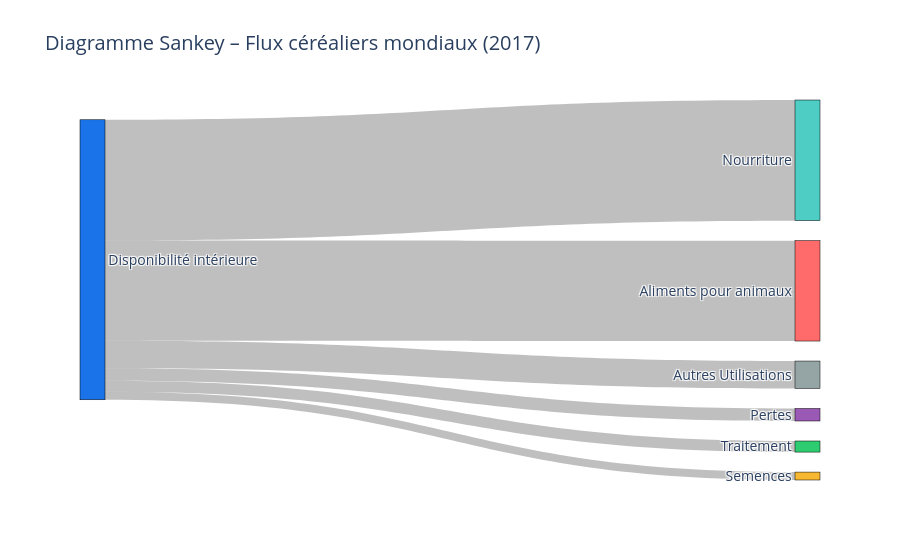

The cell this chart's notebook holds for it:
### Code cell
import plotly.graph_objects as go

# Liste des usages
colonnes_flux = [
    'Nourriture',
    'Aliments pour animaux',
    'Semences',
    'Pertes',
    'Traitement',
    'Autres Utilisations'
]

# Colonnes existantes
colonnes_flux_existantes = [col for col in colonnes_flux if col in dispo_cereales.columns]

# Totaux par usage
flux_totaux = dispo_cereales[colonnes_flux_existantes].sum()

# Total céréales
total_cereales = flux_totaux.sum()

# Pourcentages
flux_pct = (flux_totaux / total_cereales) * 100

# Nœuds
noeuds = ["Disponibilité intérieure"] + colonnes_flux_existantes
indices = {name: i for i, name in enumerate(noeuds)}

# Sources, cibles, valeurs, labels
sources = []
targets = []
values = []
labels = []

for usage in colonnes_flux_existantes:
    sources.append(indices["Disponibilité intérieure"])
    targets.append(indices[usage])
    values.append(flux_totaux[usage])
    labels.append(f"{usage} ({flux_pct[usage]:.1f}%)")

# Création du Sankey
fig = go.Figure(data=[go.Sankey(
    node=dict(
        pad=20,
        thickness=25,
        line=dict(color="black", width=0.5),
        label=noeuds,
        color=["#1a73e8"] + ["#4ecdc4", "#ff6b6b", "#f7b731", "#9b59b6", "#2ecc71", "#95a5a6"][:len(colonnes_flux_existantes)]
    ),
    link=dict(
        source=sources,
        target=targets,
        value=values,
        label=labels,  # ← POURCENTAGES VISIBLES DIRECTEMENT
        color="rgba(0,0,0,0.25)"
    )
)])

fig.update_layout(
    title_text="Diagramme Sankey – Flux céréaliers mondiaux (2017) ",
    font_size=14
)

fig.show()

### Figure 1 — Plotly figure (JSON) as saved in the notebook; plotly's stock layout.template omitted (floating-point values rounded to 4 significant figures)
{"data": [{"link": {"color": "rgba(0,0,0,0.25)", "label": ["Nourriture (43.1%)", "Aliments pour animaux (35.9%)", "Semences (2.8%)", "Pertes (4.5%)", "Traitement (4.0%)", "Autres Utilisations (9.8%)"], "source": [0, 0, 0, 0, 0, 0], "target": [1, 2, 3, 4, 5, 6], "value": [1026728000000, 854500000000, 67335000000, 106340000000, 94429000000, 233711000000]}, "node": {"color": ["#1a73e8", "#4ecdc4", "#ff6b6b", "#f7b731", "#9b59b6", "#2ecc71", "#95a5a6"], "label": ["Disponibilité intérieure", "Nourriture", "Aliments pour animaux", "Semences", "Pertes", "Traitement", "Autres Utilisations"], "line": {"color": "black", "width": 0.5}, "pad": 20, "thickness": 25}, "type": "sankey"}], "layout": {"font": {"size": 14}, "title": {"text": "Diagramme Sankey – Flux céréaliers mondiaux (2017) "}}}
